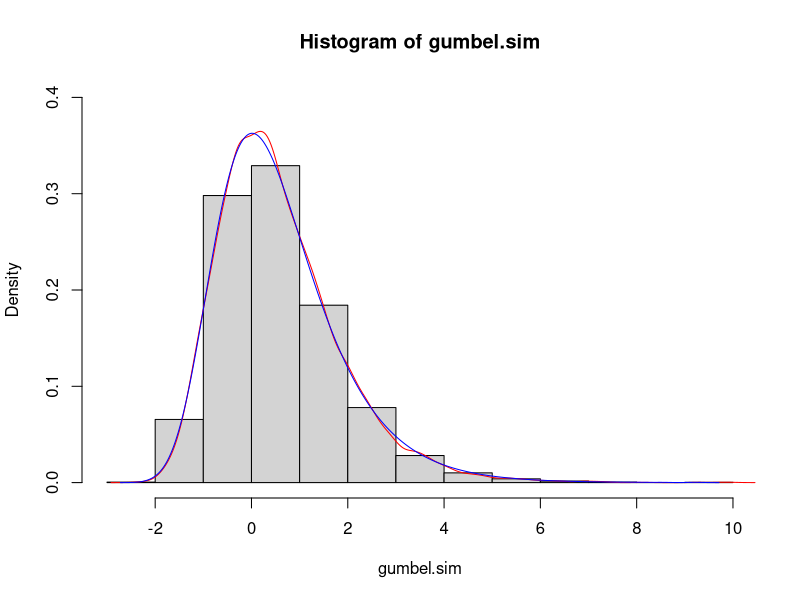
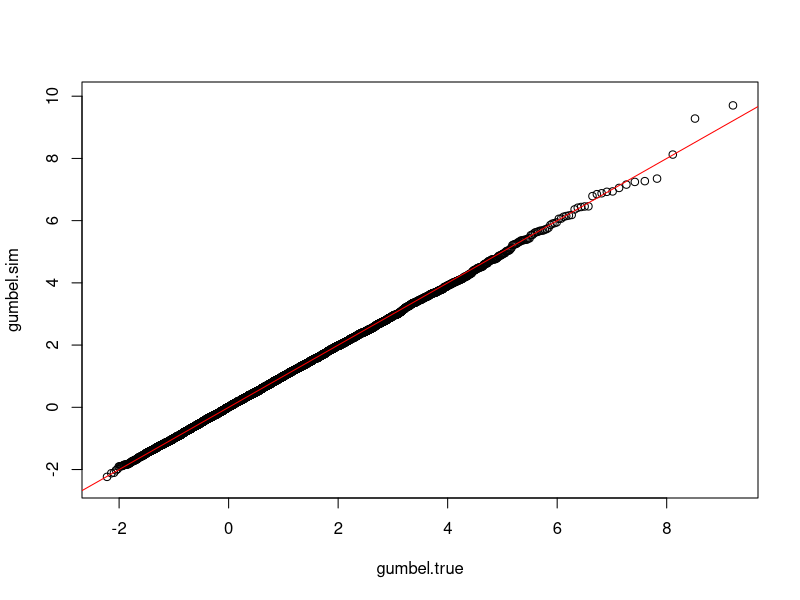
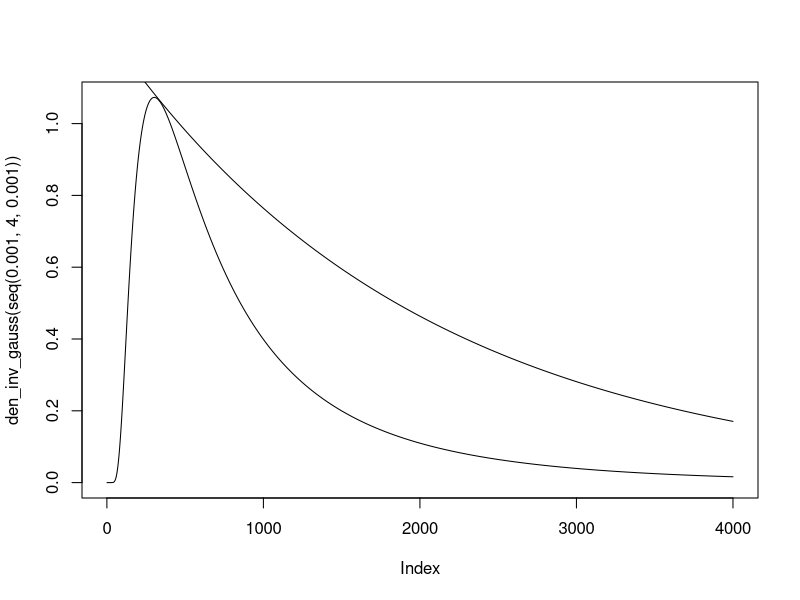
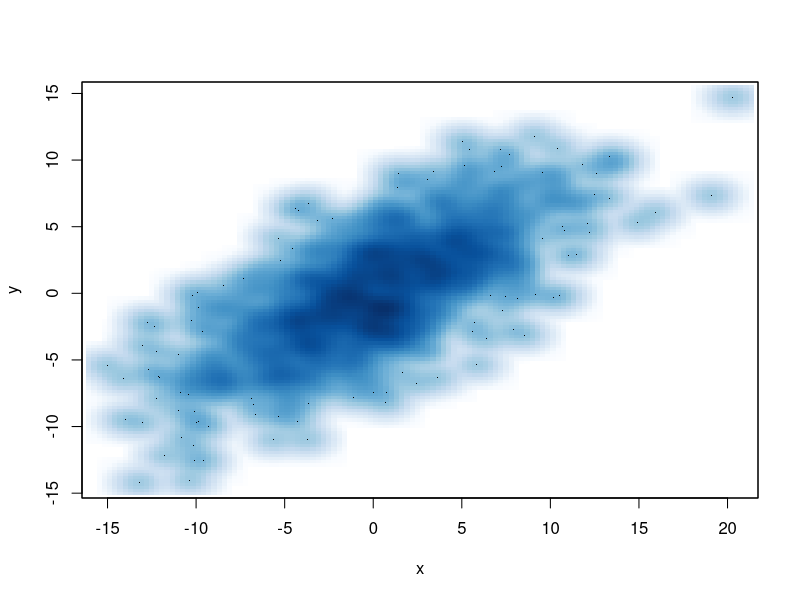
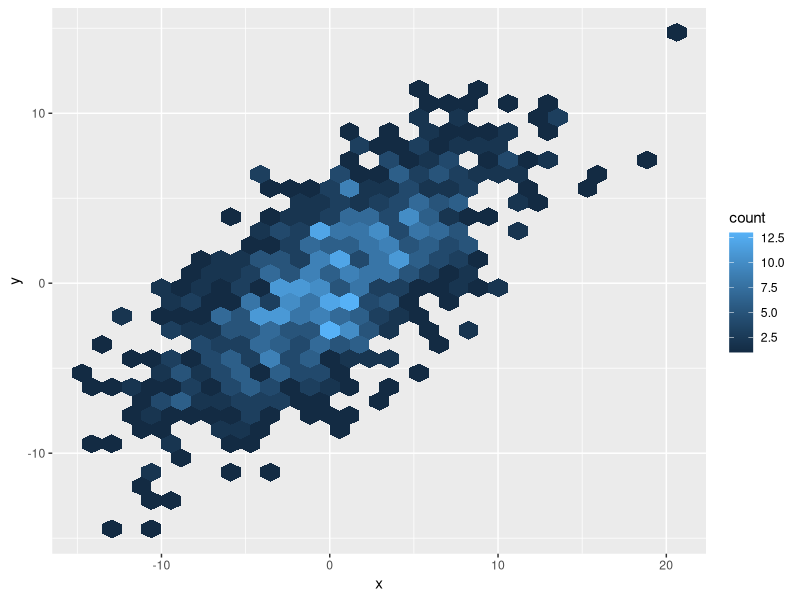

R code for these plots, in order:
### EXERCISE 1.8
sim.Pi <- function(R){
  set.seed(0)
  U <- runif(R)
  Z <- 4 * sqrt(1 - U^2)
  Z.exp <- mean(Z)
}

a.1 <- sim.Pi(1e5)

a.2 <- sim.Pi(1e5)

### EXERCISE 1.9

gumbel.p <- function(x){
  dist <- exp(-exp(-x))
}

gumbel.q <- function(p){
  quan <- -log(-log(p))
}

# Simulate 1e4 Gumbel points.
x <- runif(1e4)
gumbel.sim <- gumbel.q(x)

# Find 1e4 true Gumbel points.
p <- seq(0, 1, 1/1e4)
gumbel.true <- gumbel.q(p)

# Plot histogram.
hist(gumbel.sim, prob = TRUE, ylim = c(0, 0.4))

lines(density(gumbel.sim), col = "red")
lines(density(gumbel.true), col = "blue")

qqplot(gumbel.true, gumbel.sim)
abline(0, 1, col = "red")

### EXERCISE 1.10
sim <- rnorm(1e5)
sim <- sim[sim > 1.645]

prop <- 1 - length(sim)/1e5

sim.mean <- mean(sim)
sim.mean

# MC Integration
alpha <- 0.05

X <- runif(1e5, 0, alpha)
Z <- -qnorm(X)
Z.mean <- mean(Z)
Z.mean

### EXERCISE 1.11

den_inv_gauss <- function(x) {
  ((2*pi*x^3)^(-1/2))*exp((-(x-1)^2)/(2*x)) 
}

Cg <- function(x, C) {
  C*exp(-x/2)
}

plot(den_inv_gauss(seq(0.001,4,0.001)), type="l")
lines(Cg(seq(0.001,4,0.001), 1.26))

### EXERCISE 12
set.seed(0)

n <- 1e5
p <- 0.01

sim <- rgeom(n, p)
mean(sim)+1

U <- runif(n)

sim2 <- function(U, p) {
  a <- ceiling(log(U)/log(1-p))
}

X <- sim2(U, p)
mean(X)

microbenchmark::microbenchmark(sim2(U, p), rgeom(n, p))

### EXERCISE 15
library(tidyverse)

sigma <- matrix(c(25, 15, 15, 18), 2, 2)

data <- MASS::mvrnorm(1000, mu = c(0, 0), Sigma = sigma)

data <- tibble::tibble(x=data[,1], y=data[,2])

smoothScatter(data)

ggplot(data)+geom_hex(aes(x=x,y=y))

